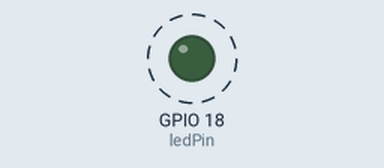
This program was run on a simulated ESP32. On the bench: output pins drawn as LEDs (lit = HIGH). Dashed ring = blinking.

Above: at 0.15 s.
Timing chart, 0 to 3.0 s (numbered marks = the images above):
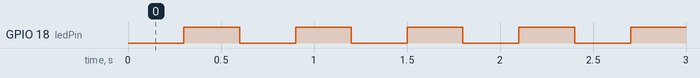

Measured:
- by itself, GPIO 18 (ledPin): alternates HIGH for 0.30 s and LOW for 0.30 s

The program:

main.cpp
```cpp
#include <Arduino.h>

constexpr uint8_t ledPin = 18;
constexpr uint32_t blinkInterval = 300; // time between two toggles in ms

bool ledState = LOW;         // current led state;
uint32_t lastChangeTime = 0; // last toggle time in ms

void setup()
{
  // define led pin as output
  pinMode(ledPin, OUTPUT);
}

void loop()
{
  // read current millis
  uint32_t currentMillis = millis();

  // check if 300 ms have passed
  if (currentMillis - lastChangeTime >= blinkInterval)
  {
    // toggle led state
    ledState = !ledState;
    digitalWrite(ledPin, ledState);

    // update lastChangeTime with the current value
    lastChangeTime = currentMillis;
  }
}
```
